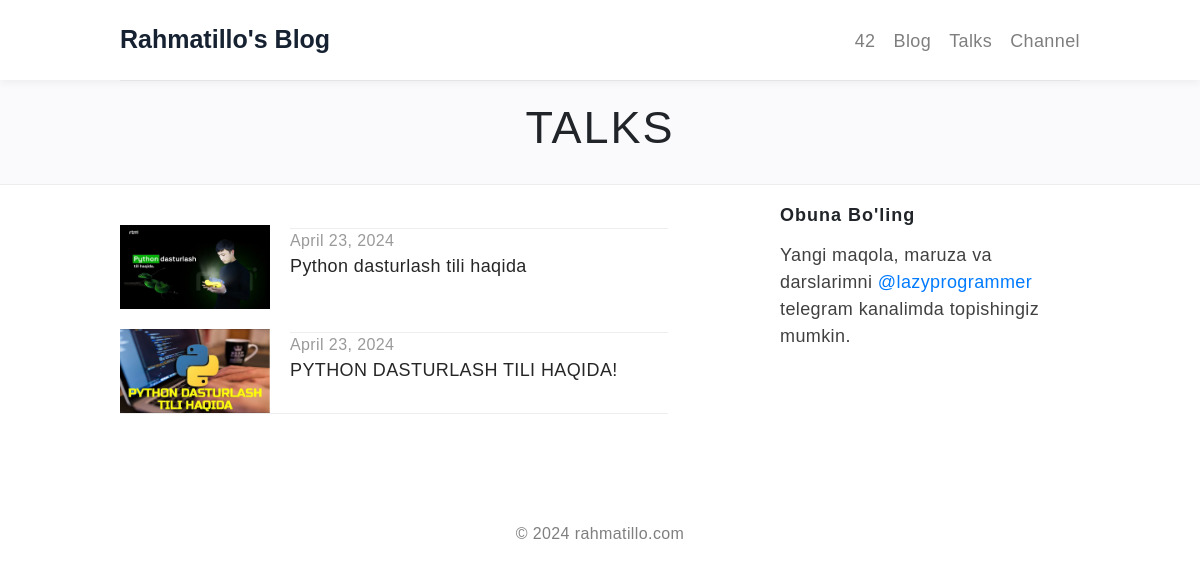
/talks/, run on an earlier commit of the app's database.
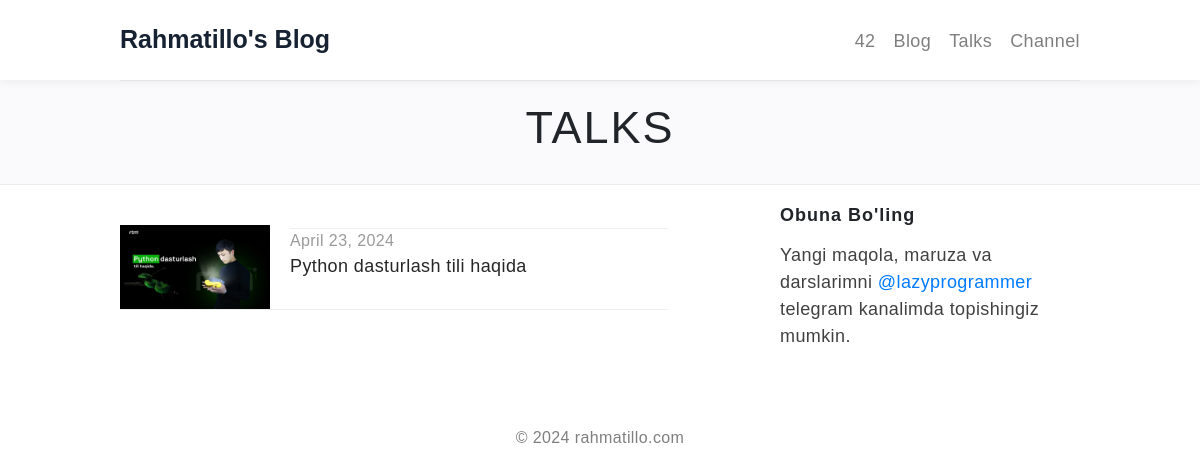
And on a later commit of the database.
### mainApp/models.py (models this page shows, shortened)
class Talks(models.Model):
    title = models.CharField(max_length=100)
    date = models.DateField(auto_now_add=True)
    photo = models.FileField(upload_to='photos')
    url = models.URLField(max_length=200)

### mainApp/views.py (the view)
# urls.py: path('talks/', TalksView.as_view(), name='talks'),
class TalksView(View):
    def get(self, request):
        talks = Talks.objects.order_by('-date')
        context = {'talks': talks}
        return render(request, 'talks.html', context)

### templates/talks.html (shortened to what this page needs)
<!DOCTYPE html>
<html lang="en">
{% load static %}
<head>
    <link rel="stylesheet" href="../static/css/talks.css">
</head>
<body>
    <header class="header--title flex align-items-center show-bg">
        <div class="container">
            <div class="align-items-center flex">
                <div class="logo-wrapper">
                    <a class="logo" href="{% url 'index' %}">Rahmatillo's Blog</a>
                </div>
                <ul class="nav align-items-center">
                    <li><a class="list-item" href="https://42.uz">42</a></li>
                    <li><a class="list-item" href="{% url 'blog' %}">Blog</a></li>
                    <li><a class="list-item" href="{% url 'talks' %}">Talks</a></li>
                    <li><a class="list-item" href="https://t.me/s/rahmatillo_portfolio" target="_blank">Channel</a></li>
                </ul>
            </div>
        </div>
    </header>
    <section class="section-title">
        <div class="container">
            <div class="section-content">
                <h1>Talks</h1>
            </div>
        </div>
    </section>
    <section id class="flex align-items-center">
        <div class="container">
            <div class="row justify-between align-top">
                <div id="archive" class="col-md-7">
                    <ul class="list-wrapper talks">
                        {% for talk in talks %}
                        <li>
                            <div>
                                <img class="thumbnail" src="{{ talk.photo.url }}"
                                    width="150">
                            </div>
                            <a class="list-item" href="{{ talk.url }}" target="_blank">
                                <div class="date">{{ talk.date }}</div>
                                <div class="title">{{ talk.title }}</div>
                                <div> &nbsp; </div>
                            </a>
                        </li>
                        {% endfor %}
                    </ul>
                </div>
                <div class="subscribe-form  col-md-4 sticky " id="mc-embedded-subscribe-form"
                    name="mc-embedded-subscribe-form">
                    <h6>Obuna Bo'ling</h6>
                    <p>
                        Yangi maqola, maruza va darslarimni <a href="https://t.me/lazyprogrammer">@lazyprogrammer</a>
                        telegram kanalimda topishingiz mumkin.
                    </p>
                </div>
            </div>
        </div>
    </section>
    <footer>
        <div class="container">
            <div class="row">
                <p>
                    &copy; 2024 rahmatillo.com
                </p>
            </div>
        </div>
    </footer>
</body>
</html>

What changed in the data, as far as the page shows it:
removed Talks: photo (picture), date "April 23, 2024", title "PYTHON DASTURLASH TILI HAQIDA!"
